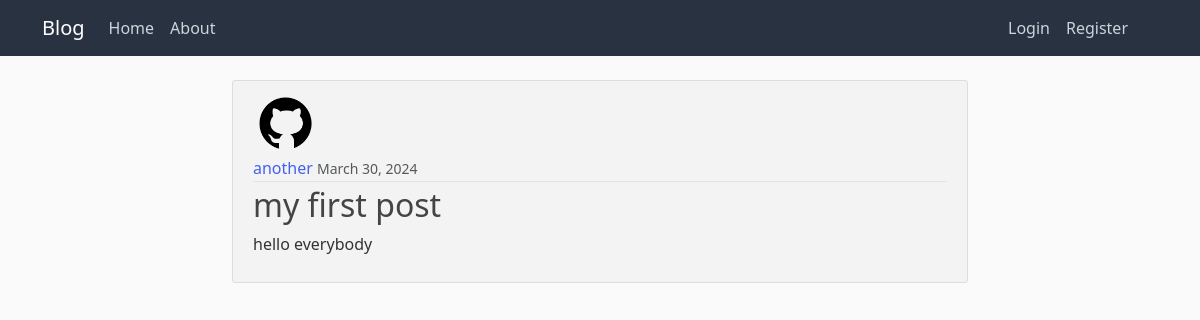
/post/21/, run on the app's committed database.
### blogApp/models.py (models this page shows, shortened)
class Post(models.Model):
    title = models.CharField(max_length=100)
    content = models.TextField()
    date_posted = models.DateTimeField(default=timezone.now)
    author = models.ForeignKey(User, on_delete=models.CASCADE)

### users/models.py (models this page shows, shortened)
class Profile(models.Model):
    user = models.OneToOneField(User, on_delete=models.CASCADE)
    image = models.ImageField(default='default.png', upload_to='profile_pics')

### blogApp/views.py (the view)
# urls.py: path('post/<int:pk>/', PostDetailView.as_view(), name='post-detail'),
class PostDetailView(DetailView):
    model = Post
    title = 'Post'
    def get_context_data(self, **kwargs: Any) -> dict[str, Any]:
        context =  super().get_context_data(**kwargs)
        context['title']= self.title
        return context

### blogApp/templates/blogApp/post_detail.html (shortened to what this page needs)
{% extends "base.html"%}
{% block content %}
    <article class="media content-section grey-body">
        <img src="{{ object.author.profile.image.url }}" alt="author image" class="rounded-circle article-img" >
        <div class="media-body">
            <div class="article-metadata">
                <a class="mr-2" href="{% url 'user-posts' object.author.username %}">{{ post.author }}</a>
                <small class="text-muted">{{ object.date_posted|date:"F d, Y" }}</small>
            </div>
            <h2 class="article-title">{{ object.title }}</h2>
            <p class="article-content">{{ object.content }}</p>
        </div>
    </article>
{% endblock content %}

### static/main.css (style rules this page uses)
body { background: #fafafa; color: #333333; margin-top: 5rem; }
h1, h2, h3, h4, h5, h6 { color: #444444; }
.content-section { background: #ffffff; padding: 10px 20px; border: 1px solid #dddddd; border-radius: 3px; margin-bottom: 20px; }
.article-title { color: #444444; }
.article-content { white-space: pre-line; }
.article-img { height: 65px; width: 65px; margin-right: 16px; }
.article-metadata { padding-bottom: 1px; margin-bottom: 4px; border-bottom: 1px solid #e3e3e3 }
a { text-decoration: none; color: #4361ee; }
.grey-body { background-color: #f3f3f3; }

### data on the page
Post: author.profile.image (placeholder picture), author "another", date_posted "March 30, 2024", title "my first post", content "hello everybody"
